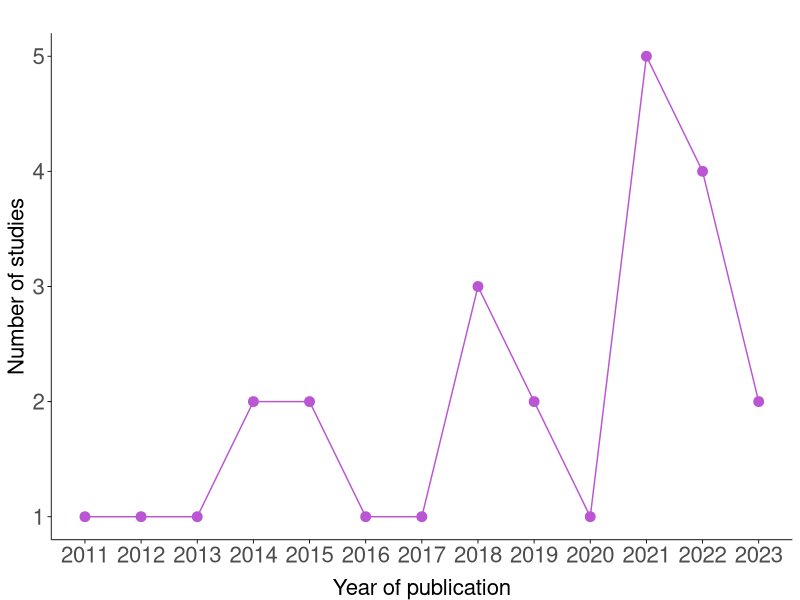

This figure's R source: (Note: this script raises an error after producing the figure.)
################################################################################
#### Ecological Synthesis Lab (SintECO): https://marcomellolab.wordpress.com

#### Authors: Cristina A. Kita, Isabel Alves-dos-Santos, Michael Hrncir, 
#### Sara D. Leonhardt, & Marco A. R. Mello

#### See README for further info:
#### https://github.com/CKita/BeeFlow#readme
################################################################################


################################################################################
########################### PUBLICATION - YEARS ################################
################################################################################


#Let's get ready for running the code provided here. 

#Set the working directory to the source of this script file.   
setwd(dirname(rstudioapi::getActiveDocumentContext()$path))
getwd()

#Delete all previous objects.
rm(list= ls())

#Load or install the required packages
if(!require(ggplot2)){
  install.packages("ggplot2")
  library(ggplot2)
}

if(!require(dplyr)){
  install.packages("dplyr")
  library(dplyr)
}

# First, let's import and check our data set.
articles <- read.csv("../Data/Article.csv", h= T, sep = ",")
class(articles)
str(articles)
head(articles)
tail(articles)

#change the class of Publication column from character to date
articles$Publication <- as.Date(articles$Publication)

# Add a column with publication year
articles <- articles %>%
  mutate(year_publication = format(articles$Publication, "%Y"))

# Count the number of articles per year
article_per_year <- articles %>%
  group_by(year_publication) %>%
  summarise(n_articles = n())


article_per_year <- article_per_year %>%
  arrange(year_publication)

article_per_year$year_publication <- as.integer(article_per_year$
                                                  year_publication)

# Create the point graph with connecting lines
g1 <- ggplot(article_per_year, aes(x = year_publication, y = n_articles)) +
  geom_point(color = "mediumorchid", size = 3) +      
  geom_line(color = "mediumorchid", linewidth = 0.5) + 
  labs(title = "",
       x = "Year of publication",
       y = "Number of studies") +       
theme_minimal() +                                  
  theme(panel.grid.major = element_blank(),        
        panel.grid.minor = element_blank(),        
        axis.title.x = element_text(vjust = -0.5),          
        axis.title.y = element_text(vjust = 1),
        axis.line = element_line(color = "black", size = 0.3),  
        axis.ticks = element_line(color = "black", size = 0.3), 
        axis.title = element_text(size = 16),      
        axis.text = element_text(size = 16)) +      
  
    scale_x_continuous(breaks = seq(min(article_per_year$year_publication), 
                                  max(article_per_year$year_publication), 
                                  by = 1))   
g1

#Export the graph as PNG image.
png("../Figure/publication_year.png", res = 300,
    width = 4000, height = 2000, unit = "px")
g1

dev.off()

########################### THE END ############################################
